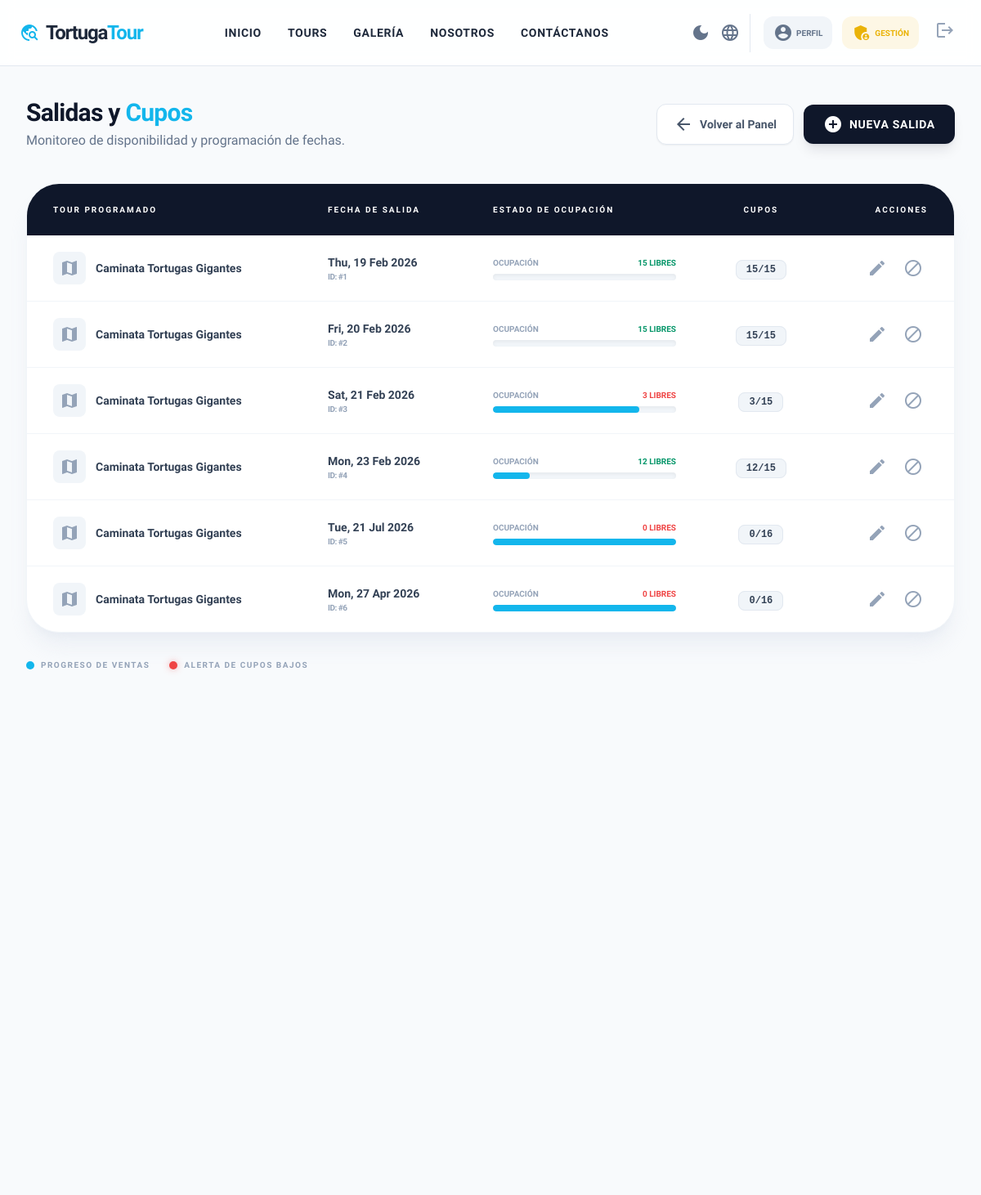
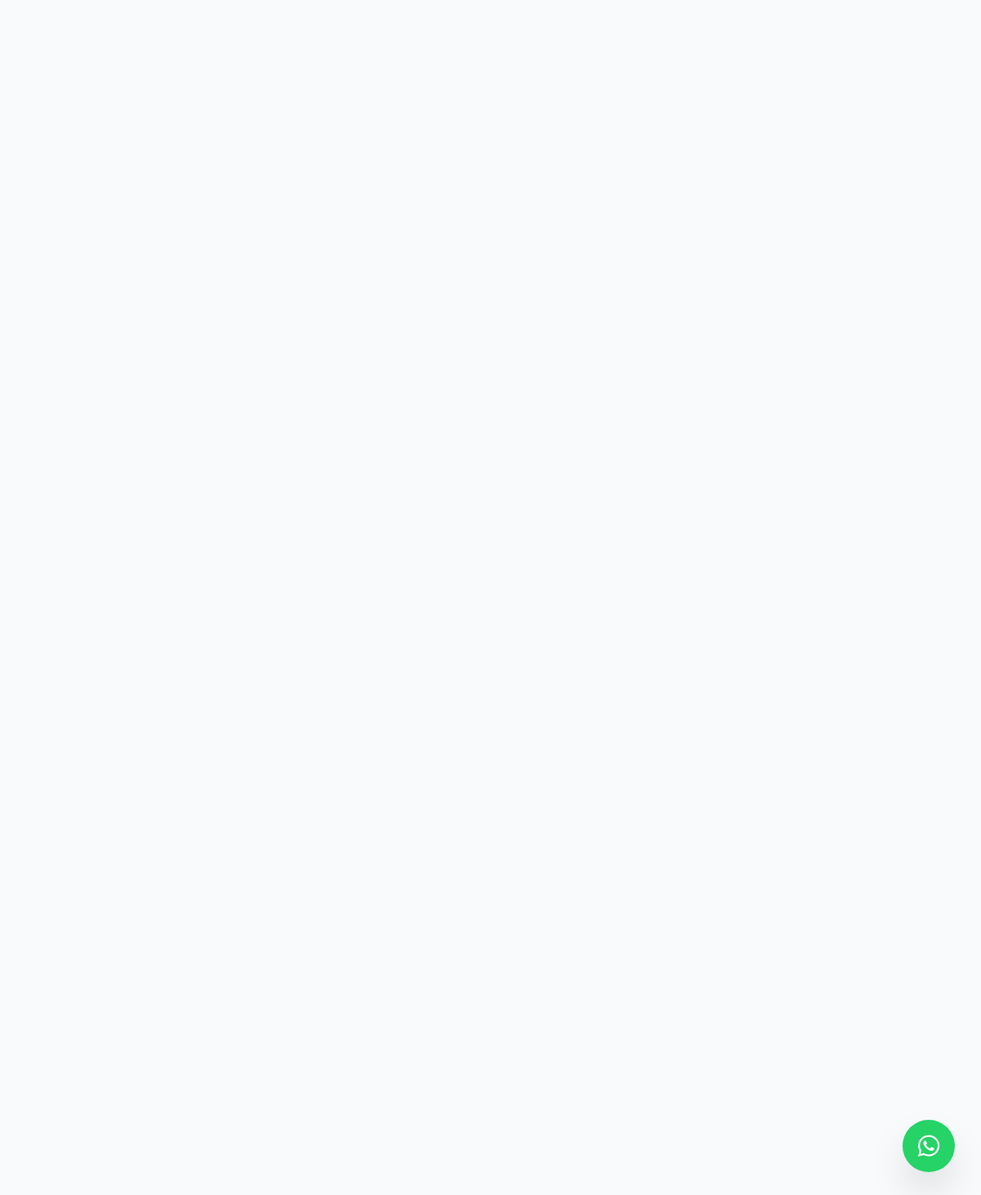
Page /panel/salidas/ (signed in) on the committed database (2 pictures, top to bottom).
### core/models.py (models this page shows, shortened)
class SalidaTour(models.Model):
    tour = models.ForeignKey(Tour, on_delete=models.CASCADE, related_name="salidas")
    fecha = models.DateField()
    hora = models.TimeField(null=True, blank=True)
    cupo_maximo = models.PositiveIntegerField()
    cupos_disponibles = models.PositiveIntegerField()

class Tour(models.Model):
    nombre = models.CharField(max_length=150)
    destino = models.ForeignKey(Destino, on_delete=models.CASCADE, related_name="tours")
    descripcion = models.TextField()
    precio = models.DecimalField(max_digits=8, decimal_places=2)
    precio_adulto = models.DecimalField(max_digits=8, decimal_places=2, default=0, blank=True)
    precio_nino = models.DecimalField(max_digits=8, decimal_places=2, default=0, blank=True)
    lemonsqueezy_variant_id = models.CharField(max_length=50, blank=True, default="")
    cupo_maximo = models.PositiveIntegerField(default=15)
    cupos_disponibles = models.PositiveIntegerField(default=15)

### core/views.py (the view)
# urls.py: path("panel/salidas/", views.admin_salidas, name="admin_salidas"),
@login_required
@user_passes_test(es_admin)
def admin_salidas(request):
    salidas = SalidaTour.objects.select_related("tour").all()
    return render(request, "core/panel/salidas.html", {"salidas": salidas})

### core/context_processors.py (called while the page is built)
def whatsapp_number(request):
    return {"WHATSAPP_NUMBER": getattr(settings, "WHATSAPP_NUMBER", "")}

### core/views.py (called while the page is built)
def es_admin(user):
    return user.is_staff

### core/templates/core/panel/salidas.html (shortened to what this page needs)
{% extends "core/base.html" %}
{% block content %}
<div class="bg-slate-50 min-h-screen py-10">
    <div class="max-w-7xl mx-auto px-4 sm:px-6 lg:px-8">
        <div class="flex flex-col md:flex-row justify-between items-start md:items-center mb-10 gap-4">
            <div>
                <h1 class="text-3xl font-black text-slate-900 tracking-tight">Salidas y <span class="text-primary">Cupos</span></h1>
                <p class="text-slate-500 mt-1">Monitoreo de disponibilidad y programación de fechas.</p>
            </div>
            <div class="flex items-center gap-3">
                <a href="{% url 'panel_admin' %}"
                   class="inline-flex items-center gap-2 px-5 py-3 rounded-xl bg-white border border-slate-200 text-slate-600 hover:text-primary hover:border-primary/30 transition-all duration-300 font-bold text-sm shadow-sm">
                    <span class="material-icons text-base">arrow_back</span>
                    Volver al Panel
                </a>
                <a href="{% url 'crear_salida' %}" class="bg-slate-900 hover:bg-primary text-white px-6 py-3 rounded-xl font-bold transition shadow-lg shadow-slate-900/10 flex items-center gap-2 text-sm uppercase tracking-wider">
                    <span class="material-icons">add_circle</span> Nueva Salida
                </a>
            </div>
        </div>
        <div class="bg-white rounded-[2.5rem] shadow-xl shadow-slate-200/60 border border-slate-100 overflow-hidden">
            <div class="overflow-x-auto">
                <table class="w-full text-left border-collapse">
                    <thead>
                        <tr class="bg-slate-900 text-white text-[10px] uppercase tracking-[0.2em]">
                            <th class="px-8 py-6">Tour Programado</th>
                            <th class="px-8 py-6">Fecha de Salida</th>
                            <th class="px-8 py-6">Estado de Ocupación</th>
                            <th class="px-8 py-6 text-center">Cupos</th>
                            <th class="px-8 py-6 text-right">Acciones</th>
                        </tr>
                    </thead>
                    <tbody class="divide-y divide-slate-100">
                        {% for s in salidas %}
                        <tr class="group hover:bg-slate-50/80 transition-all duration-300">
                            <td class="px-8 py-5">
                                <div class="flex items-center gap-3">
                                    <div class="w-10 h-10 rounded-lg bg-slate-100 flex items-center justify-center text-slate-400 group-hover:bg-primary/10 group-hover:text-primary transition-all">
                                        <span class="material-icons">map</span>
                                    </div>
                                    <span class="text-slate-700 font-bold text-sm">{{ s.tour.nombre }}</span>
                                </div>
                            </td>
                            <td class="px-8 py-5">
                                <div class="flex flex-col">
                                    <span class="text-slate-700 font-bold text-sm">{{ s.fecha|date:"D, d M Y" }}</span>
                                    <span class="text-slate-400 text-[10px] font-black uppercase tracking-tighter">ID: #{{ s.id }}</span>
                                </div>
                            </td>
                            <td class="px-8 py-5 w-72">
                                <div class="flex flex-col gap-1.5">
                                    <div class="flex justify-between text-[10px] font-black uppercase">
                                        <span class="text-slate-400">Ocupación</span>
                                        <span class="{% if s.cupos_disponibles < 5 %}text-red-500 animate-pulse{% else %}text-emerald-600{% endif %}">
                                            {{ s.cupos_disponibles }} Libres
                                        </span>
                                    </div>
                                    <div class="w-full bg-slate-100 rounded-full h-2 overflow-hidden shadow-inner">
                                        <div class="bg-primary h-full rounded-full transition-all duration-1000"
                                             style="width: calc((({{ s.cupo_maximo }} - {{ s.cupos_disponibles }}) / {{ s.cupo_maximo }}) * 100%)">
                                        </div>
                                    </div>
                                </div>
                            </td>
                            <td class="px-8 py-5 text-center">
                                <span class="bg-slate-100 text-slate-700 px-3 py-1 rounded-lg font-mono text-xs font-bold border border-slate-200">
                                    {{ s.cupos_disponibles }}/{{ s.cupo_maximo }}
                                </span>
                            </td>
                            <td class="px-8 py-5 text-right">
                                <div class="flex justify-end gap-2">
                                    <a href="{% url 'editar_salida' s.id %}" class="w-9 h-9 flex items-center justify-center text-slate-400 hover:text-blue-600 hover:bg-blue-50 rounded-xl transition-all" title="Editar Salida">
                                        <span class="material-icons text-xl">edit</span>
                                    </a>
                                    <button class="w-9 h-9 flex items-center justify-center text-slate-400 hover:text-red-500 hover:bg-red-50 rounded-xl transition-all" title="Cerrar Salida">
                                        <span class="material-icons text-xl">block</span>
                                    </button>
                                </div>
                            </td>
                        </tr>
                        {% endfor %}
                    </tbody>
                </table>
            </div>
        </div>
        <div class="mt-8 flex gap-6 text-[10px] font-black text-slate-400 uppercase tracking-[0.15em]">
            <div class="flex items-center gap-2">
                <span class="w-2.5 h-2.5 rounded-full bg-primary"></span> Progreso de Ventas
            </div>
            <div class="flex items-center gap-2">
                <span class="w-2.5 h-2.5 rounded-full bg-red-500 shadow-[0_0_8px_rgba(239,68,68,0.4)]"></span> Alerta de cupos bajos
            </div>
        </div>
    </div>
</div>
{% endblock %}

### core/templates/core/panel/salidas.html (style rules this page uses)
:root { --primary-color: #13B6EC; }
.text-primary { color: var(--primary-color); }
.bg-primary { background-color: var(--primary-color); }

### core/templates/core/base.html (style rules this page uses)
html { top: 0 !important; margin-top: 0 !important; }
body { top: 0px !important; margin-top: 0 !important; position: static !important; }

### rows in the picture
SalidaTour: tour.nombre "Caminata Tortugas Gigantes", fecha "Thu, 19 Feb 2026", id "1", cupos_disponibles "15", cupo_maximo "15"
SalidaTour: tour.nombre "Caminata Tortugas Gigantes", fecha "Fri, 20 Feb 2026", id "2", cupos_disponibles "15", cupo_maximo "15"
SalidaTour: tour.nombre "Caminata Tortugas Gigantes", fecha "Sat, 21 Feb 2026", id "3", cupos_disponibles "3", cupo_maximo "15"
SalidaTour: tour.nombre "Caminata Tortugas Gigantes", fecha "Mon, 23 Feb 2026", id "4", cupos_disponibles "12", cupo_maximo "15"
SalidaTour: tour.nombre "Caminata Tortugas Gigantes", fecha "Tue, 21 Jul 2026", id "5", cupos_disponibles "0", cupo_maximo "16"
SalidaTour: tour.nombre "Caminata Tortugas Gigantes", fecha "Mon, 27 Apr 2026", id "6", cupos_disponibles "0", cupo_maximo "16"
